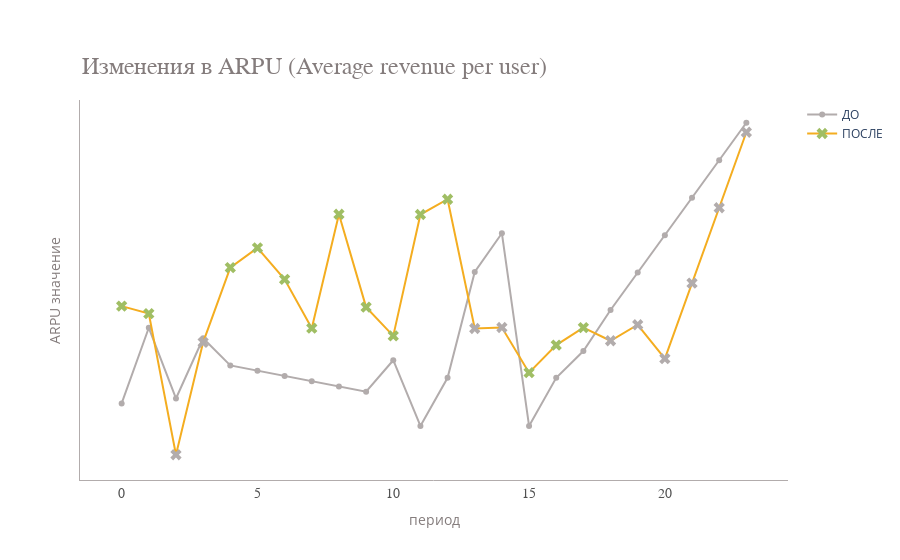

Here is the notebook cell this chart was saved with:
### Markdown cell above
<b>График 1</b>. Простое сравнение метрики ARPU ДО/ПОСЛЕ в динамике по периодам (0-15) LINE chart

### Code cell
# --- 
layout = go.Layout(
    plot_bgcolor="#FFF"   
    ,xaxis=dict(
        title="период"
        ,linecolor="#b2acac"
        ,showgrid=False
        ,showticklabels=True
        ,color='rgb(132, 124, 124)'
        ,tickfont=dict(
            family='Arial',
            size=14,
            color='rgb(82, 82, 82)',
        )
    )    
    ,yaxis=dict(
        title="ARPU значение"  
        ,linecolor="#b2acac"
        ,showgrid=False
        ,showticklabels=False
        ,color='rgb(132, 124, 124)'
    ) 
    ,autosize=True
)

fig = go.Figure(
    layout=layout
)

# --- линия ДО ---
fig.add_trace(go.Scatter(x=x_data, y=y_data_before
                    ,line = dict(color='rgb(178, 172, 172)')
                    ,mode='lines+markers'
                    ,name='ДО'
                    ,connectgaps=True
                    ))
# --- линия ПОСЛЕ ---
fig.add_trace(go.Scatter(x=x_data, y=y_data_after
                    ,line = dict(color='rgb(244, 173, 32)')
                    ,marker=dict( 
                         symbol='x'
                        ,size=10
                        ,color=(
                        (y_data_after < y_data_before)
                        ).astype('int')
                        ,colorscale=[[0, 'rgb(160, 190, 100)'], [1, 'rgb(178, 172, 172)']]
                    )
                    ,mode='lines+markers'
                    ,name='ПОСЛЕ'
                    ,connectgaps=True
                    #,opacity=.7
                    ))

annotations = []

# --- название графика ---
annotations.append(dict(xref='paper', yref='paper', x=0.0, y=1.05,
                              xanchor='left', yanchor='bottom',
                              text='Изменения в ARPU (Average revenue per user)',
                              font=dict(family='Arial',
                                        size=24,
                                        color='rgb(132, 124, 124)'),
                              showarrow=False))

fig.update_layout(annotations=annotations)

pyoff.iplot(fig, filename='fig1')
#fig.show(config={"displayModeBar": False})

### Figure 1 — Plotly figure (JSON) as saved in the notebook; plotly's stock layout.template omitted (floating-point values rounded to 4 significant figures)
{"data": [{"connectgaps": true, "line": {"color": "rgb(178, 172, 172)"}, "mode": "lines+markers", "name": "ДО", "type": "scatter", "x": [0, 1, 2, 3, 4, 5, 6, 7, 8, 9, 10, 11, 12, 13, 14, 15, 16, 17, 18, 19, 20, 21, 22, 23], "y": [4.99, 10.23, 5.33, 9.5, 7.62, 7.26, 6.89, 6.53, 6.16, 5.8, 7.98, 3.43, 6.76, 14.1, 16.78, 3.43, 6.76, 8.62, 11.46, 14.06, 16.65, 19.25, 21.84, 24.44]}, {"connectgaps": true, "line": {"color": "rgb(244, 173, 32)"}, "marker": {"color": [0, 0, 1, 1, 0, 0, 0, 0, 0, 0, 0, 0, 0, 1, 1, 0, 0, 0, 1, 1, 1, 1, 1, 1], "colorscale": [[0, "rgb(160, 190, 100)"], [1, "rgb(178, 172, 172)"]], "size": 10, "symbol": "x"}, "mode": "lines+markers", "name": "ПОСЛЕ", "type": "scatter", "x": [0, 1, 2, 3, 4, 5, 6, 7, 8, 9, 10, 11, 12, 13, 14, 15, 16, 17, 18, 19, 20, 21, 22, 23], "y": [11.73, 11.21, 1.43, 9.22, 14.4, 15.77, 13.59, 10.2, 18.1, 11.66, 9.67, 18.08, 19.14, 10.18, 10.25, 7.12, 9.03, 10.24, 9.33, 10.44, 8.09, 13.32, 18.55, 23.78]}], "layout": {"annotations": [{"font": {"color": "rgb(132, 124, 124)", "family": "Arial", "size": 24}, "showarrow": false, "text": "Изменения в ARPU (Average revenue per user)", "x": 0, "xanchor": "left", "xref": "paper", "y": 1.05, "yanchor": "bottom", "yref": "paper"}], "autosize": true, "plot_bgcolor": "#FFF", "xaxis": {"color": "rgb(132, 124, 124)", "linecolor": "#b2acac", "showgrid": false, "showticklabels": true, "tickfont": {"color": "rgb(82, 82, 82)", "family": "Arial", "size": 14}, "title": {"text": "период"}}, "yaxis": {"color": "rgb(132, 124, 124)", "linecolor": "#b2acac", "showgrid": false, "showticklabels": false, "title": {"text": "ARPU значение"}}}}
